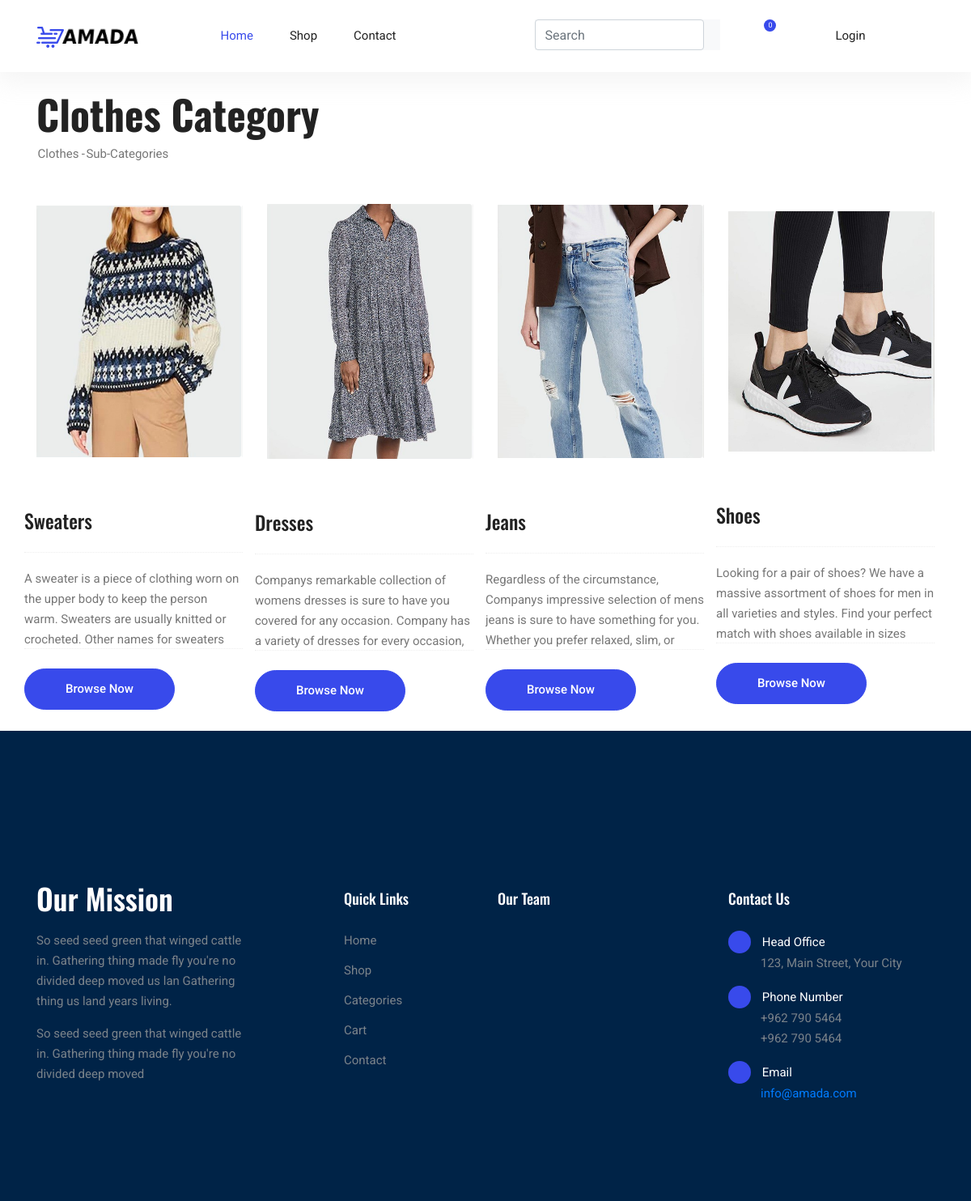
Screenshot of /sub_categories.php?id=20&name=Clothes with the database file from the repository.
### tables this page shows
CREATE TABLE `sub_categories` (
  `sub_category_id` int(11) NOT NULL,
  `sub_category_name` varchar(255) NOT NULL,
  `sub_category_desc` text NOT NULL,
  `sub_category_image` varchar(255) NOT NULL,
  `category_id` int(11) NOT NULL
);

### public/sub_categories.php (the view, shortened to what this page needs)
<?php
    require("includes/public_header.php");
?>
<section>
	<div class="container my-4">
				<div>
					<h1><?php echo $_GET["name"] ?> Category</h1>
					<nav aria-label="breadcrumb" class="banner-breadcrumb">
            <ol class="breadcrumb">
              <li class="breadcrumb-item"><a href="#"><?php echo $_GET["name"] ?></a></li>
              <li class="breadcrumb-item active" aria-current="page">Sub-Categories</li>
            </ol>
          </nav>
				</div>
			</div>
  </section>
<div class="product_image_area mt-2 pt-2">
    <div class="container">
        <div class="row s_product_inner">
            <?php
                $sql = "SELECT *
                FROM sub_categories
                INNER JOIN categories
                ON sub_categories.category_id = categories.category_id
                WHERE sub_categories.category_id={$_GET['id']}";
                $result = mysqli_query($conn, $sql);
                while ($row = mysqli_fetch_assoc($result)) {
                    $sub_cat_Id = $row['sub_category_id'];
                    $sub_cat_name = $row['sub_category_name'];
                    echo "<div class='col-lg-3 col-md-3 m-auto'>";
                        echo "<div class='owl-carousel owl-theme s_Product_carousel'>";
                            echo "<div class='single-prd-item'>";
                                echo "<img class='card-img' src=".$row['sub_category_image']." alt=".$row['sub_category_name'].">";
                            echo "</div>";
                        echo "</div>";
                        echo " <div class='s_product_text'>";
                            echo "<ul class='list'>";
                                echo "<li><a class='active' href='products.php?id=$sub_cat_Id&name=$sub_cat_name'><h3 class='mb-0'>".$row['sub_category_name']."</h3></a></li>";
                            echo "</ul>";
                            echo "<p style='height: 120px;  overflow-y:hidden'>".$row['sub_category_desc']."</p>";
                            echo "<div class='product_count mt-4'>";
                                echo"<a class='button primary-btn' href='products.php?id=$sub_cat_Id&name=$sub_cat_name'>Browse Now</a>";
                            echo "</div>";
                        echo "</div>";
                    echo "</div>";
                }
            ?>
        </div>
    </div>
</div>
<?php require("includes/public_footer.php"); ?>

### rows the page displays
sub_categories: sub_category_image (picture), sub_category_name "Sweaters", sub_category_desc "A sweater is a piece of clothing worn on the upper body to keep the person warm. Sweaters are usually knitted or crocheted. Other names for sweaters…"
sub_categories: sub_category_image (picture), sub_category_name "Dresses", sub_category_desc "Companys remarkable collection of womens dresses is sure to have you covered for any occasion. Company has a variety of dresses for every occasion,…"
sub_categories: sub_category_image (picture), sub_category_name "Jeans", sub_category_desc "Regardless of the circumstance, Companys impressive selection of mens jeans is sure to have something for you. Whether you prefer relaxed, slim, or…"
sub_categories: sub_category_image (picture), sub_category_name "Shoes", sub_category_desc "Looking for a pair of shoes? We have a massive assortment of shoes for men in all varieties and styles. Find your perfect match with shoes available in sizes…"

### other values shown
$_GET["name"] "Clothes"
